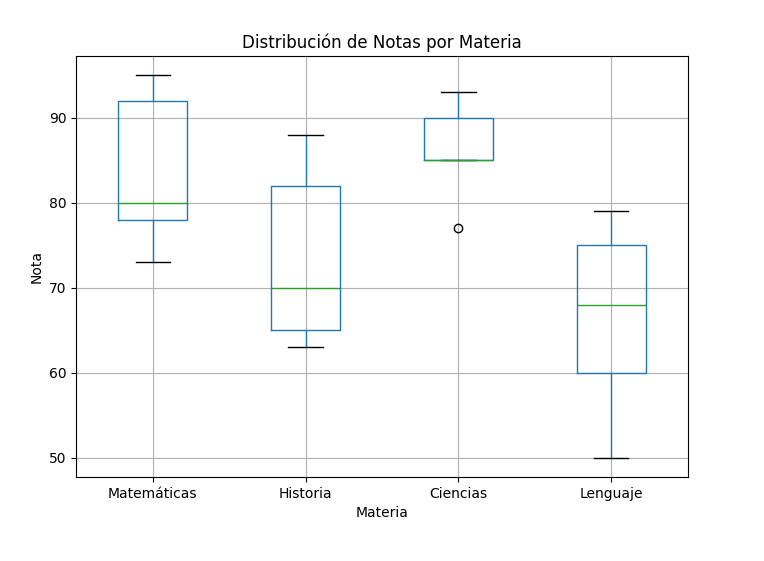

This chart was generated by the following Python code:
import pandas as pd
import matplotlib.pyplot as plt
from io import StringIO

# Datos del dataset en formato de cadena
data = """id,materia,nota,aprobado
1,Matemáticas,80,Sí
2,Historia,65,No
3,Ciencias,90,Sí
4,Lenguaje,75,Sí
5,Matemáticas,95,Sí
6,Historia,70,Sí
7,Ciencias,85,Sí
8,Lenguaje,60,No
9,Matemáticas,78,Sí
10,Historia,82,Sí
11,Ciencias,93,Sí
12,Lenguaje,68,Sí
13,Matemáticas,73,Sí
14,Historia,88,Sí
15,Ciencias,77,Sí
16,Lenguaje,50,No
17,Matemáticas,92,Sí
18,Historia,63,No
19,Ciencias,85,Sí
20,Lenguaje,79,Sí"""

# Utilizar StringIO para leer la cadena como si fuera un archivo
df = pd.read_csv(StringIO(data))

# Definir el orden de las materias
df['materia'] = pd.Categorical(df['materia'], categories=['Matemáticas', 'Historia', 'Ciencias', 'Lenguaje'], ordered=True)

# Crear una figura y un eje
fig, ax = plt.subplots(figsize=(12, 8))

# Crear el boxplot para cada materia en el orden especificado
df.boxplot(column='nota', by='materia', grid=True, ax=ax)

# Ajustar los ejes, agregar un título y etiquetas
ax.set_title('Distribución de Notas por Materia')
ax.set_xlabel('Materia')
ax.set_ylabel('Nota')
fig.suptitle('')  # Elimina el título automático de Pandas

# Mostrar el gráfico
plt.show()
